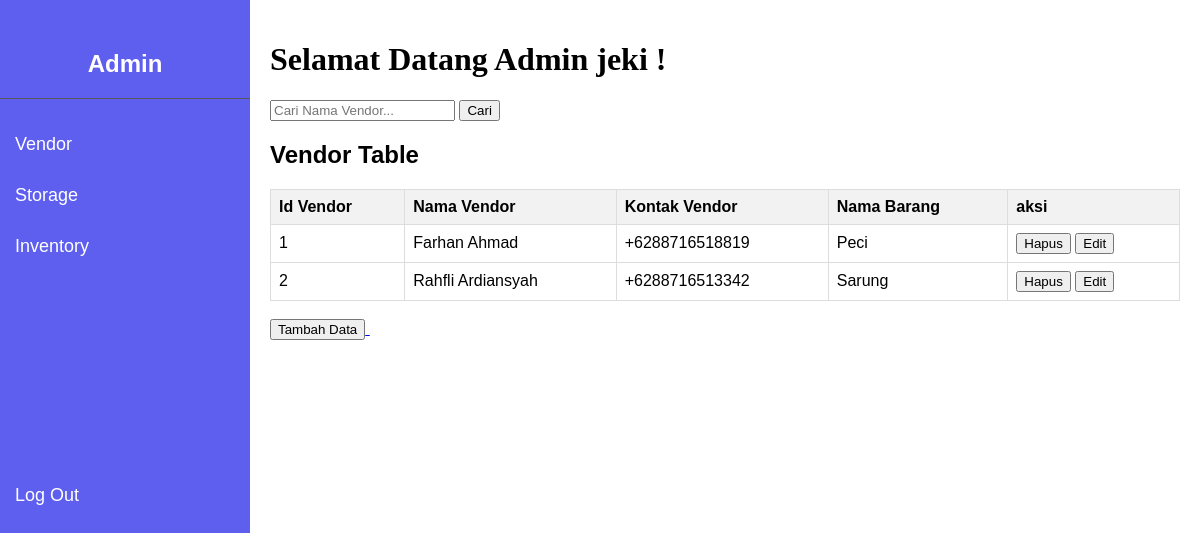
Screenshot of /vendor.php (signed in) with the database file from the repository.
### tables this page shows
CREATE TABLE `inventory` (
  `id` int(20) NOT NULL,
  `nama_barang` int(35) NOT NULL,
  `jenis_barang` varchar(35) NOT NULL,
  `kuantitas_stok` int(35) NOT NULL,
  `lokasi_gudang` int(35) NOT NULL,
  `serial_number` varchar(35) NOT NULL,
  `harga` varchar(35) NOT NULL
);

CREATE TABLE `vendor` (
  `id` int(20) NOT NULL,
  `nama` varchar(35) NOT NULL,
  `kontak` varchar(35) NOT NULL,
  `nama_barang` varchar(35) NOT NULL,
  `nomor_invoice` int(20) NOT NULL
);

### vendor.php (the view, shortened to what this page needs)
<!DOCTYPE html>
<html lang="en">
<head>
    <link rel="stylesheet" href="admin.css">
</head>
<body>
    <?php include "sidebar.php"; ?>
   <div class="content">
        <?php include "header.php"; ?>
        <div class="search-container">
                <form method="GET" action="">
                    <input type="text" name="search" placeholder="Cari Nama Vendor..." value="<?php echo isset($_GET['search']) ? htmlspecialchars($_GET['search']) : ''; ?>">
                    <button type="submit">Cari</button>
                </form>
        </div>
        <?php
$search = isset($_GET['search']) ? mysqli_real_escape_string($kon, $_GET['search']) : '';
$sql = "SELECT inventory.id AS inventory_id, inventory.nama_barang, inventory.jenis_barang, inventory.kuantitas_stok, inventory.lokasi_gudang, inventory.serial_number, inventory.harga,
storage.id AS storage_id, storage.nama_gudang, storage.lokasi,
vendor.id AS vendor_id, vendor.nama, vendor.kontak, vendor.nama_barang AS vendor_brg, vendor.nomor_invoice
FROM vendor
LEFT JOIN inventory ON inventory.nama_barang = vendor.id
LEFT JOIN storage ON inventory.lokasi_gudang = storage.id
WHERE vendor.nama LIKE '%$search%'
ORDER BY vendor.id";
$hsl = mysqli_query($kon, $sql);
?>
     <div id="vendor" class="table-selection">
            <h2>Vendor Table</h2>
            <table>
                <tr>
                    <th>Id Vendor</th>
                    <th>Nama Vendor</th>
                    <th>Kontak Vendor</th>
                    <th>Nama Barang</th>
                    <th>aksi</th>
                </tr>
                <?php
                if($hsl -> num_rows > 0){
                    while($data = mysqli_fetch_assoc($hsl)){
                        echo "<tr>";
                        echo "<td>{$data['vendor_id']}</td>";
                        echo "<td>{$data['nama']}</td>";
                        echo "<td>{$data['kontak']}</td>";
                        echo "<td>{$data['vendor_brg']}</td>";
                        echo "<td><a href='CRUD/hapus_vendor.php?id={$data['vendor_id']}' onclick='return confirm(\"Apakah Anda yakin ingin menghapus data ini?\")'><button>Hapus</button></a>
                              <a href='CRUD/edit_vendor.php?id={$data['vendor_id']}'><button>Edit</button></a></td>";
                        echo "</tr>";
                    }
                }
                ?>
            </table><br>
            <a href = "CRUD/tmbh_vendor.php">
                <button>Tambah Data</button>
            </a>
     </div>
   </div>
</body>
</html>

### admin.css (style rules this page uses)
body { font-family: Arial, sans-serif; display: flex; margin: 0; padding: 0; height: 100vh; }
.content { margin-left: 250px; padding: 20px; width: 100%; }
table { width: 100%; border-collapse: collapse; margin-top: 20px; }
table, th, td { border: 1px solid #ddd; }
th, td { padding: 8px; text-align: left; }
th { background-color: #f2f2f2; }

### rows the page displays
inventory: nama_barang "1", nama_barang.nama "Farhan Ahmad", nama_barang.kontak "+6288716518819", nama_barang.nama_barang "Peci"
inventory: nama_barang "2", nama_barang.nama "Rahfli Ardiansyah", nama_barang.kontak "+6288716513342", nama_barang.nama_barang "Sarung"

### other values shown
$_SESSION['username'] "jeki"
